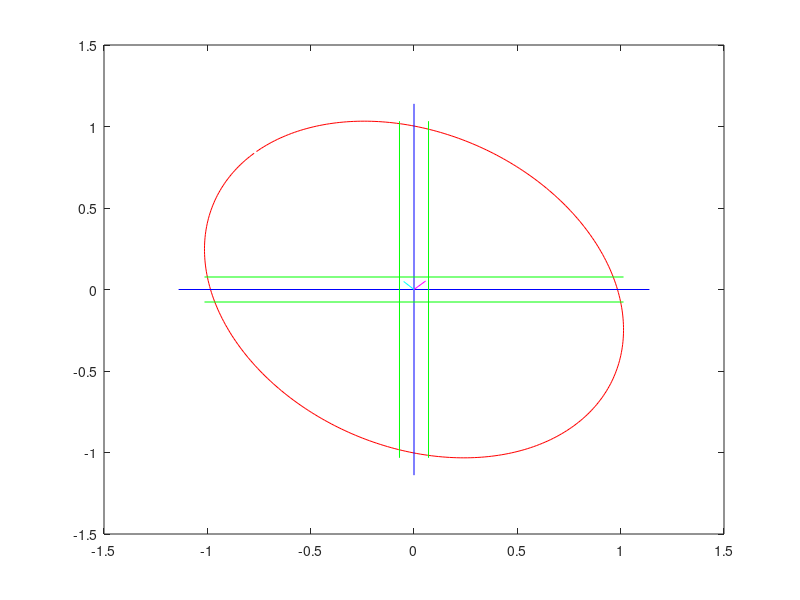

The MATLAB script that drew this image:
%

dlat = 0.0767;
dlon = 0.0703;

a= 0.89268373177668559         
b= 1.1390446726179391         

phi = 42.7876594442

sphir = sin(phi*pi/180);
cphir = cos(phi*pi/180);

for k = 1:360;

beta = k*pi/180;

eli(k,1) = a*sin(beta);
eli(k,2) = b*cos(beta);

elir(k,1) = eli(k,1)*cphir - eli(k,2)*sphir;
elir(k,2) = eli(k,1)*sphir + eli(k,2)*cphir;

end

clf
%plot(eli(:,1),eli(:,2),'r')
plot(elir(:,1),elir(:,2),'r')
hold

m(1) = abs(max(eli(:,1)));
m(2) = abs(max(eli(:,2)));
m(3) = abs(max(elir(:,1)));
m(4) = abs(max(elir(:,2)));
s = max(m);
p(1,1) = 0.;
p(1,2) = 0.;
p(2,1) = s;
p(2,2) = -s;
plot(p(1,:),p(2,:),'b')
p(1,1) = s;
p(1,2) = -s;
p(2,1) = 0.;
p(2,2) = 0.;
plot(p(1,:),p(2,:),'b')

% vector lat
p1(1,1) = 0.;
p1(1,2) = 5.6083390239787999E-002    
p1(2,1) = 0.;
p1(2,2) = 5.1950512755693179E-002    
plot(p1(1,:),p1(2,:),'m')

% vector lon
p2(1,1) = 0.;
p2(1,2) = -5.0095563128278980E-002      
p2(2,1) = 0.;
p2(2,2) = 4.9243633343229828E-002    
plot(p2(1,:),p2(2,:),'c')

sp = p1(2,2)*p2(2,2) + p1(1,2)*p2(1,2)

x(1) = dlon;
y(1) = max(elir(:,2));

x(2) = max(elir(:,1));
y(2) =  dlat;

p(1,1) = x(1);
p(1,2) = x(1);
p(2,1) = y(1);
p(2,2) = -y(1);
plot(p(1,:),p(2,:),'g')

p(1,1) = -x(1);
p(1,2) = -x(1);
p(2,1) =  y(1);
p(2,2) = -y(1);
plot(p(1,:),p(2,:),'g')

p(1,1) = x(2);
p(1,2) = -x(2);
p(2,1) = y(2);
p(2,2) = y(2);
plot(p(1,:),p(2,:),'g')

p(1,1) = x(2);
p(1,2) = -x(2);
p(2,1) = -y(2);
p(2,2) = -y(2);
plot(p(1,:),p(2,:),'g')


